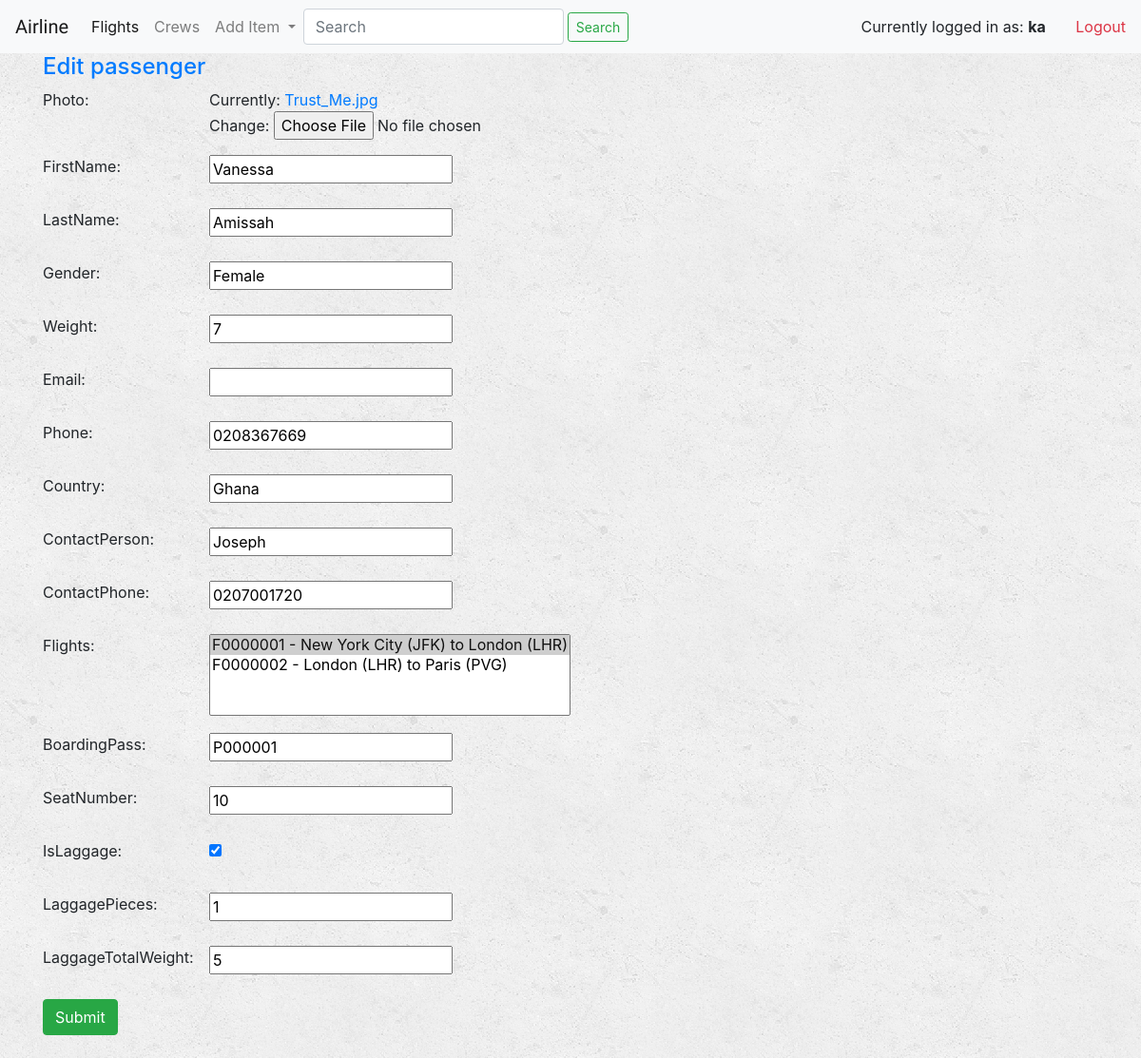
/passenger_1/update/ (signed in), run on the app's committed database.
### flights/models.py (models this page shows, shortened)
class Passenger(models.Model):
    photo = models.FileField()
    firstName = models.CharField(max_length=64)
    lastName = models.CharField(max_length=64)
    gender = models.CharField(max_length=64)
    weight = models.CharField(max_length=64)
    email = models.EmailField(null=True, blank=True)
    phone = models.CharField(max_length=64, null=True, blank=True)
    country = models.CharField(max_length=120, null=True, blank=True)
    contactPerson = models.CharField(max_length=64)
    contactPhone = models.CharField(max_length=64)
    flights = models.ManyToManyField(Flight, related_name="passengers")
    boardingPass = models.CharField(max_length=64)
    seatNumber = models.CharField(max_length=64, null=True, blank=True)
    isLaggage = models.BooleanField()
    laggagePieces = models.CharField(max_length=64, null=True, blank=True)
    laggageTotalWeight = models.CharField(max_length=64, null=True, blank=True)
    timeCreated = models.DateTimeField(auto_now_add=True)
    timeUpdated = models.DateTimeField(auto_now=True)

### flights/views.py (the view)
# urls.py: path('passenger_<int:pk>/update/', views.PassengerUpdateView.as_view(), name='passengerUpdate'),
class PassengerUpdateView(LoginRequiredMixin, UpdateView):
    template_name = 'flights/passenger_update_form.html'
    form_class = PassengerUpdateForm
    success_url = reverse_lazy('flights:flightList')
    def get_queryset(self):
        return Passenger.objects.all()

### flights/forms.py
class PassengerUpdateForm(forms.ModelForm):
	class Meta:
		model = Passenger
		fields = '__all__'

### flights/models.py (called while the page is built)
    def __str__(self):
        return f"{self.city} ({self.code})"

    def __str__(self):
        return f"{self.flightID} - {self.origin} to {self.destination}"

### flights/templates/flights/passenger_update_form.html (shortened to what this page needs)
{% extends "flights/base.html" %}
{% block body %}
<div>
	<div class="container">
		<h4 class="text-primary">Edit passenger <strong>{{ passenger.passengerID }}</strong></h4>
		<form class="" role="form" action="" method="post" enctype="multipart/form-data">
			{% include 'flights/template_form.html' %}
			<div>
				<button type="submit" class="btn btn-success">Submit</button>
			</div>
		</form>
	</div>
	<br>
</div>
{% endblock %}

### flights/templates/flights/base.html (shortened to what this page needs)
<!DOCTYPE html>
<html lang="en">
<head>
    {% load staticfiles %}
    <link rel="stylesheet" type="text/css" href="{% static 'flights/css/style.css' %}"/>
    <link rel="stylesheet" href="https://maxcdn.bootstrapcdn.com/bootstrap/4.3.1/css/bootstrap.min.css">
</head>
<body>
    <nav class="navbar navbar-expand-lg navbar-light bg-light">
        <div class="navbar-header">
            <a class="navbar-brand" href="{% url 'flights:index' %}">Airline</a>
        </div>
        <div class="collapse navbar-collapse" id="navbarSupportedContent">
            <ul class="nav navbar-nav">
                <li class="nav-item ">
                    <a class="nav-link active" href="{% url 'flights:flightList' %}">Flights<span class="sr-only">(current)</span></a>
                </li>
                <li class="nav-item">
                    <a class="nav-link" href="{% url 'flights:crewList' %}">Crews</a>
                </li>
                <li class="nav-item dropdown">
                    <a class="nav-link dropdown-toggle glyphicon-plus" href="#" id="navbarDropdownMenuLink" role="button" data-toggle="dropdown" aria-haspopup="true" aria-expanded="false">
                    Add Item
                    </a>
                </li>
            </ul>
            <form class="form-inline my-2 my-lg-0" action="">
                <input class="form-control mr-sm-1" type="search" name='q' placeholder="Search" aria-label="Search">
                <button class="btn btn-outline-success btn-sm" type="submit">Search</button>
            </form>
        </div>
        <div>
            <ul class="nav justify-content-end">
                <li class="nav-item">
                    Currently logged in as:
                    <strong>{{ user.username }}</strong>
                </li>
                <li class="nav-item">
                    <a href="{% url 'flights:logoutUser' %}">
                        &nbsp; &nbsp; &nbsp; &nbsp;<span class="text-danger">Logout</span>
                    </a>
                </li>
            </ul>
        </div>
    </nav>
{% block body %}{% endblock %}
</body>
</html>

### flights/templates/flights/template_form.html (shortened to what this page needs)
{% for field in form %}
<div>
    <div class="form-group row">
        <label class="col-sm-2">{{ field.label_tag }}</label>
        <div class="">{{ field }}</div>
    </div>
</div>
{% endfor %}

### flights/static/flights/css/style.css (style rules this page uses)
body { background: white url("/../images/background.png"); }
.navbar { border-radius: 0; }
.navbar-brand { font-family: 'Satisfy', cursive; }
nav ul li { display: inline-block; }
nav li a { text-decoration: none; }

### data on the page
Passenger: form "Vanessa" "Amissah" "Female" "7" "0208367669" "Ghana" "Joseph" "0207001720" "P000001" "10" "☑" "1" "5"

### other printed values
{{ user.username }} "ka"
{{ field.label_tag }} "Photo:" "FirstName:" "LastName:" "Gender:" "Weight:" "Email:" "Phone:" "Country:" "ContactPerson:" "ContactPhone:" "Flights:" "BoardingPass:" "SeatNumber:" "IsLaggage:" "LaggagePieces:" "LaggageTotalWeight:"
